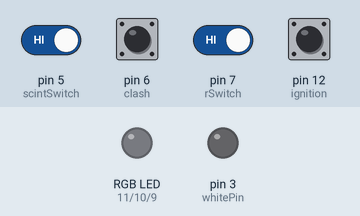
Simulated run of this sketch. Board: Arduino Uno, built with avr-gcc and run on an emulated ATmega328P. Shown: an RGB LED mixed from three pins (HIGH = lit), output pins drawn as LEDs (lit = HIGH). The test bench sets the inputs (shaded band); at power-on: pin 5 (scintSwitch), pin 6 (clash), pin 7 (rSwitch), pin 12 (ignition) HIGH. Dim RGB values are drawn brighter than linear.

Above: at 1.2 s.
1.3 s: pin 5 (scintSwitch) driven LOW and pin 7 (rSwitch) driven LOW
4.3 s: pin 5 (scintSwitch) driven HIGH
7.3 s: pin 12 (ignition) pulled LOW for 0.15 s
At 7.72 s:
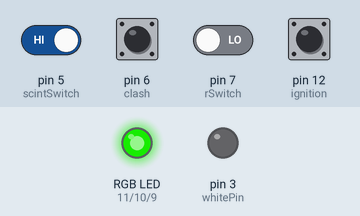
10.3 s: pin 5 (scintSwitch) driven LOW
At 11.48 s:
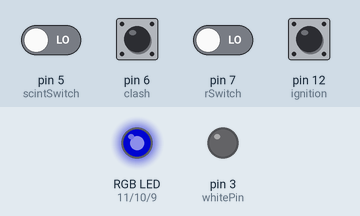
13.3 s: pin 5 (scintSwitch) driven HIGH
At 14.91 s:
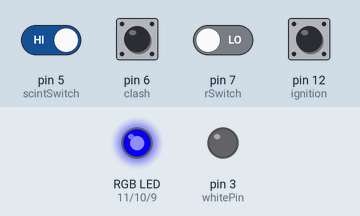
16.3 s: pin 7 (rSwitch) driven HIGH
At 17.3 s:
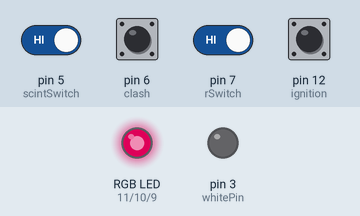
Timing chart, 0 to 18.8 s (numbered marks = the images above; inputs shaded):
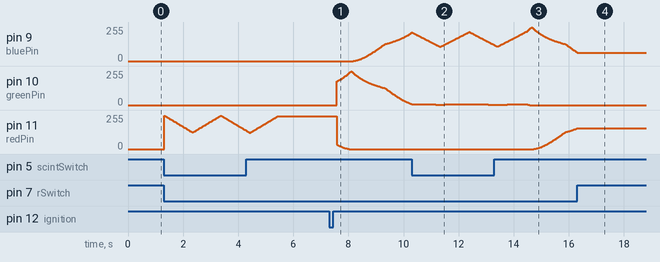

The sketch:

colorswitch2.ino
```cpp
#include <EEPROM.h>

int redPin = 11;
int greenPin = 10;
int bluePin = 9;
int whitePin = 3;

int rSwitch = 7;
/*int gSwitch = 8;
int bSwitch = 2;*/
int wSwitch = 4;
int scintSwitch = 5;
int clash = 6;
int ignition = 12;

boolean lit = false;

float r, g, b, w = 0; // LED intensity
int cWheelPos = 0; // color wheel position (0-359)

int rAddress = 0;
int gAddress = sizeof(float);
int bAddress = sizeof(float)*2;
int wAddress = sizeof(float)*3;

void setup() { //IDLE STATE
  Serial.begin(9600);

  pinMode(rSwitch, INPUT_PULLUP);
  pinMode(wSwitch, INPUT_PULLUP);
  pinMode(scintSwitch, INPUT_PULLUP);
  pinMode(clash, INPUT_PULLUP);
  pinMode(ignition, INPUT_PULLUP);

  EEPROM.get(rAddress, r);
  EEPROM.get(gAddress, g);
  EEPROM.get(bAddress, b);
  EEPROM.get(wAddress, w);

  analogWrite(redPin, 0);
  analogWrite(greenPin, 0);
  analogWrite(bluePin, 0);
  analogWrite(whitePin, 0);
}

void loop() {

  if (digitalRead(ignition) == LOW) { //ignition switch
    delay(250);
    lit = !lit;

    if(!lit) {
      EEPROM.put(rAddress, r);
      EEPROM.put(gAddress, g);
      EEPROM.put(bAddress, b);
      EEPROM.put(wAddress, w);

      analogWrite(redPin, 0);
      analogWrite(greenPin, 0);
      analogWrite(bluePin, 0);
      analogWrite(whitePin, 0);
    }
  }

  if (lit){
    analogWrite(redPin, r);
    analogWrite(greenPin, g);
    analogWrite(bluePin, b);
    analogWrite(whitePin, w);
  }

  if (digitalRead(rSwitch) == LOW) {
    push(redPin, greenPin, bluePin, &r, &g, &b, &cWheelPos);
      delay(20);
  }

  if (digitalRead(scintSwitch) == LOW) {
    scintillate(r, g, b, w);
  }

  if (digitalRead(clash) == LOW) {
    fade(1.75);
  }

}

void fade(float factor) {

  for(float i = w; i < 256; i += 2*factor){
    analogWrite(whitePin, i);
    delay(1);
  }
  for(float i = 256; i >= w; i -= 2*factor){
    analogWrite(whitePin, i);
    delay(1);
  }
}

//color cycling method
void push(int rPin, int gPin, int bPin, float* rVal, float* gVal, float* bVal, int* cWheelPos){
  //increment color wheel position. if at 360, go back to 0
  if(*cWheelPos != 359){
    *cWheelPos += 1;
  }

  //HSV to RGB. S = V = 1 always, H = cWheelPos
  int x = 255 * ((*cWheelPos % 60)/60.);
  int maxVal = 0;
  float factorA = 0;
  float factorB = 0;

  if(*cWheelPos < 60){
    factorA = 255./(255+x);
    factorB = x/(255.+x);
    maxVal = factorA*255.;
    x = factorB*x;

    *rVal = maxVal;
    *gVal = x;
    *bVal = 0;
  } else if(*cWheelPos < 120){
    x = 255 - x;
    factorA = 255./(255+x);
    factorB = x/(255.+x);
    maxVal = factorA*255.;
    x = factorB*x;

    *rVal = x;
    *gVal = maxVal;
    *bVal = 0;
  } else if(*cWheelPos < 180){
    factorA = 255./(255+x);
    factorB = x/(255.+x);
    maxVal = factorA*255.;
    x = factorB*x;

    *rVal = 0;
    *gVal = maxVal;
    *bVal = x;
  } else if(*cWheelPos < 240){
    x = 255 - x;
    factorA = 255./(255+x);
    factorB = x/(255.+x);
    maxVal = factorA*255.;
    x = factorB*x;

    *rVal = 0;
    *gVal = x;
    *bVal = maxVal;
  } else if(*cWheelPos < 300){
    factorA = 255./(255+x);
    factorB = x/(255.+x);
    maxVal = factorA*255.;
    x = factorB*x;

    *rVal = x;
    *gVal = 0;
    *bVal = maxVal;
  } else {
    x = 255 - x;
    factorA = 255./(255+x);
    factorB = x/(255.+x);
    maxVal = factorA*255.;
    x = factorB*x;

    *rVal = maxVal;
    *gVal = 0;
    *bVal = x;
  }

  if(*cWheelPos == 359){
    *cWheelPos = 0;
  }

  /*analogWrite(rPin, *rVal);
  analogWrite(gPin, *gVal);
  analogWrite(bPin, *bVal);*/
}

void scintillate(float r, float g, float b, float w){

  for(int i = 0; i <= 50; i++){
    analogWrite(redPin, r * (100 - i)/100);
    analogWrite(greenPin, g * (100 - i)/100);
    analogWrite(bluePin, b * (100 - i)/100);
    analogWrite(whitePin, w * (100 - i)/100);
    delay(20);
  }
  for(int i = 50; i >= 0; i --){
    analogWrite(redPin, r * (100 - i)/100);
    analogWrite(greenPin, g * (100 - i)/100);
    analogWrite(bluePin, b * (100 - i)/100);
    analogWrite(whitePin, w * (100 - i)/100);
    delay(20);
  }

}

void ignite(){
  //TODO:
  //insert ignition sound
  //commence idle hum
  //move startup stuff into this method if plausible
}

void swing(){
  //TODO:
  //read output of detectMotion()
  //determine if it's enough motion to proc a sound
  //based on the amount of motion, proc long or short swing, or clash
}

void detectMotion(){
  //TODO:
  //capture motion data from saber at all times
  //return the net distance traveled over a certain amount of time
  //if there was sufficient movement in close-enough-to-opposite directions, indicate a clash
  //otherwise indicate a swing or nothing
}
```

Measured:
- after the input at 7.3 s, pin 9 (bluePin): moves from 0/255 to 212/255 over 2.1 s, starting after 0.88 s; pin 10 (greenPin): rises from 0/255 to 255/255 in 0.53 s, then falls to 8/255 in 2.2 s; pin 11 (redPin): moves from 247/255 to 0/255 over 0.47 s, starting after 0.27 s
- after the input at 10.3 s, pin 11 (redPin): stays 0/255 (without the input it goes to 1/255 after 0.31 s)
- after the input at 13.3 s, pin 11 (redPin): moves from 0/255 to 154/255 over 1.6 s, starting after 1.4 s
- after the input at 16.3 s, pin 9 (bluePin): goes on until 16.3 s, then stays 62/255; pin 10 (greenPin): stays 0/255 (without the input it goes to 1/255 after 0.84 s); pin 11 (redPin): goes on until 16.3 s, then stays 155/255
